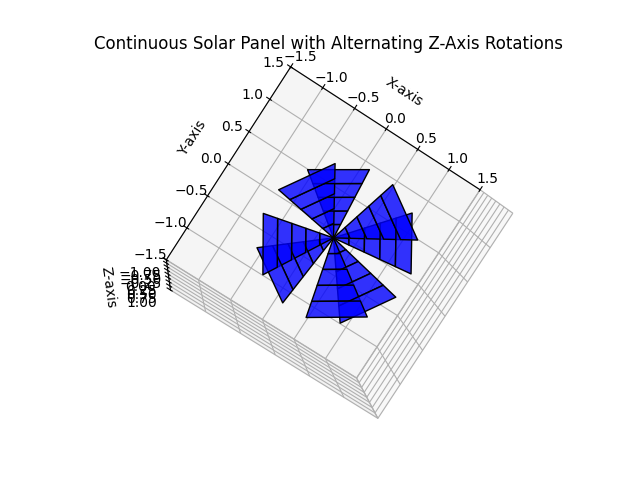

Generate this figure with Python:
import matplotlib.pyplot as plt
from mpl_toolkits.mplot3d.art3d import Poly3DCollection
import numpy as np

# Create figure
fig = plt.figure()
ax = fig.add_subplot(111, projection='3d')

# Parameters for the octagonal solar panel
radius = 1.0  # Radius of the panel
num_segments = 8  # Number of lips (segments)
angles = np.linspace(0, 2 * np.pi, num_segments + 1)  # Divide the circle into segments
num_trapezoids = 5  # Number of trapezoids per lip
rotation_angle = np.radians(10)  # Rotation angle around the Z-axis (10 degrees)
bend_angle = np.radians(5)  # Bend angle for folding each trapezoid

# Generate each segment with rotated and bent trapezoidal panels
for i in range(num_segments):
    # Rotation direction: alternate between +10° and -10°
    rotation = rotation_angle if i % 2 == 0 else -rotation_angle

    # Define the base angles for the segment
    angle_start = angles[i]
    angle_end = angles[i + 1]

    # Create trapezoids along the lip
    for j in range(num_trapezoids):
        inner_radius = j * (radius / num_trapezoids)  # Inner radius of the trapezoid
        outer_radius = (j + 1) * (radius / num_trapezoids)  # Outer radius of the trapezoid

        # Z-offset for the bending
        inner_z = j * np.tan(bend_angle)
        outer_z = (j + 1) * np.tan(bend_angle)

        # Vertices of the trapezoid before rotation
        vertices = [
            [inner_radius * np.cos(angle_start), inner_radius * np.sin(angle_start), inner_z],  # Bottom-left
            [outer_radius * np.cos(angle_start), outer_radius * np.sin(angle_start), outer_z],  # Top-left
            [outer_radius * np.cos(angle_end), outer_radius * np.sin(angle_end), outer_z],  # Top-right
            [inner_radius * np.cos(angle_end), inner_radius * np.sin(angle_end), inner_z],  # Bottom-right
        ]

        # Apply rotation around the Z-axis
        rotated_vertices = []
        for vertex in vertices:
            x, y, z = vertex
            x_rot = x * np.cos(rotation) - y * np.sin(rotation)
            y_rot = x * np.sin(rotation) + y * np.cos(rotation)
            rotated_vertices.append([x_rot, y_rot, z])

        # Add the filled trapezoid
        trapezoid = Poly3DCollection([rotated_vertices], facecolor="blue", edgecolor="black", alpha=0.8)
        ax.add_collection3d(trapezoid)

# Set limits for better visualization
ax.set_xlim([-1.5, 1.5])
ax.set_ylim([-1.5, 1.5])
ax.set_zlim([-1, 1])

# Set labels
ax.set_xlabel("X-axis")
ax.set_ylabel("Y-axis")
ax.set_zlabel("Z-axis")

# Title
ax.set_title("Continuous Solar Panel with Alternating Z-Axis Rotations")

# Display the plot
plt.show()
